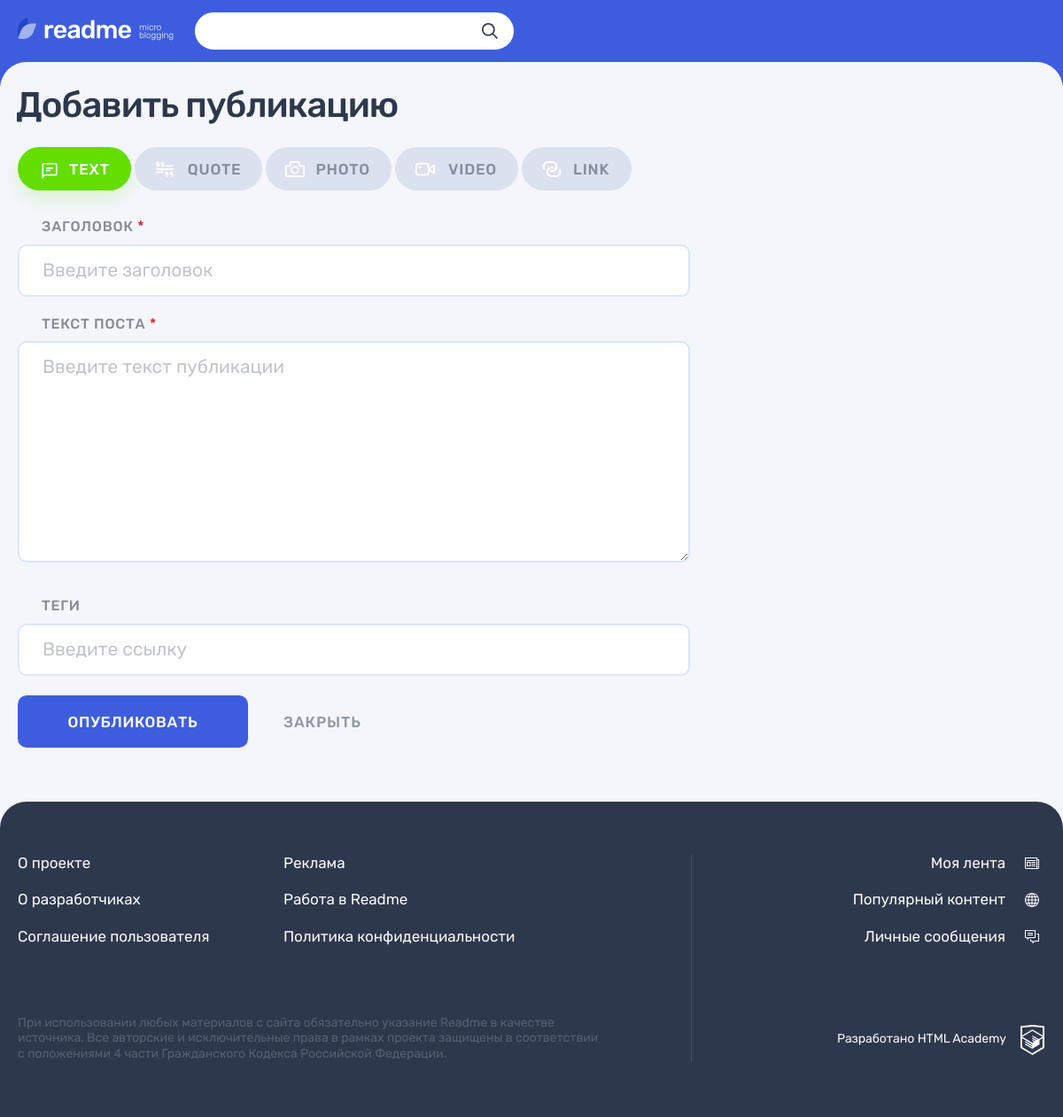
The page /add.php on the database its author committed.
### tables this page shows
CREATE TABLE `types` (
    `id` INT UNSIGNED NOT NULL AUTO_INCREMENT PRIMARY KEY,
    `title` VARCHAR(255) NOT NULL,
    `icon_url` VARCHAR(2048) NOT NULL,
    `created_at` DATETIME DEFAULT CURRENT_TIMESTAMP NOT NULL,
    `updated_at` DATETIME DEFAULT CURRENT_TIMESTAMP ON UPDATE CURRENT_TIMESTAMP
);

### functions/functions.php (called while the page is built, shortened)
<?php
function includeTemplate($name, array $data = [])
{
    $name = 'templates/' . $name;
    extract($data);
    require $name;
    $result = ob_get_clean();
    return $result;
}

### sql-connect.php (called while the page is built, shortened)
<?php
function getContentTypes($connect)
{
    $sqlCategory = "SELECT id, title, icon_url FROM types";
    $resultCategory = mysqli_query($connect, $sqlCategory);
    return mysqli_fetch_all($resultCategory, MYSQLI_ASSOC);
}

### templates/add-post.php (the view, shortened to what this page needs)
<main class="page__main page__main--adding-post">
    <div class="page__main-section">
        <div class="container">
            <h1 class="page__title page__title--adding-post">Добавить публикацию</h1>
        </div>
        <div class="adding-post container">
            <div class="adding-post__tabs-wrapper tabs">
                <div class="adding-post__tabs filters">
                    <ul class="adding-post__tabs-list filters__list tabs__list">
                        <?php foreach ($types as $type): ?>
                            <li class="adding-post__tabs-item filters__item">
                                <a class="adding-post__tabs-link filters__button filters__button--<?= $type['title'] ?>
                                <?= (isset($type['title']) && $currentType === $type['title']) ? "filters__button--active tabs__item--active" : "" ?>
                                tabs__item button"
                                   href="/add.php?<?= "type=" . $type['title'] ?>">
                                    <svg class="filters__icon" width="22" height="18">
                                        <use xlink:href="#<?= $type['icon_url'] ?>"></use>
                                    </svg>
                                    <span><?= $type['title'] ?></span>
                                </a>
                            </li>
                        <?php endforeach; ?>
                    </ul>
                </div>
                <div class="adding-post__tab-content">
                    <?= $addFormPost; ?>
                </div>
            </div>
        </div>
</main>

### rows shown on the page
types: title "TEXT"
types: title "QUOTE"
types: title "PHOTO"
types: title "VIDEO"
types: title "LINK"
